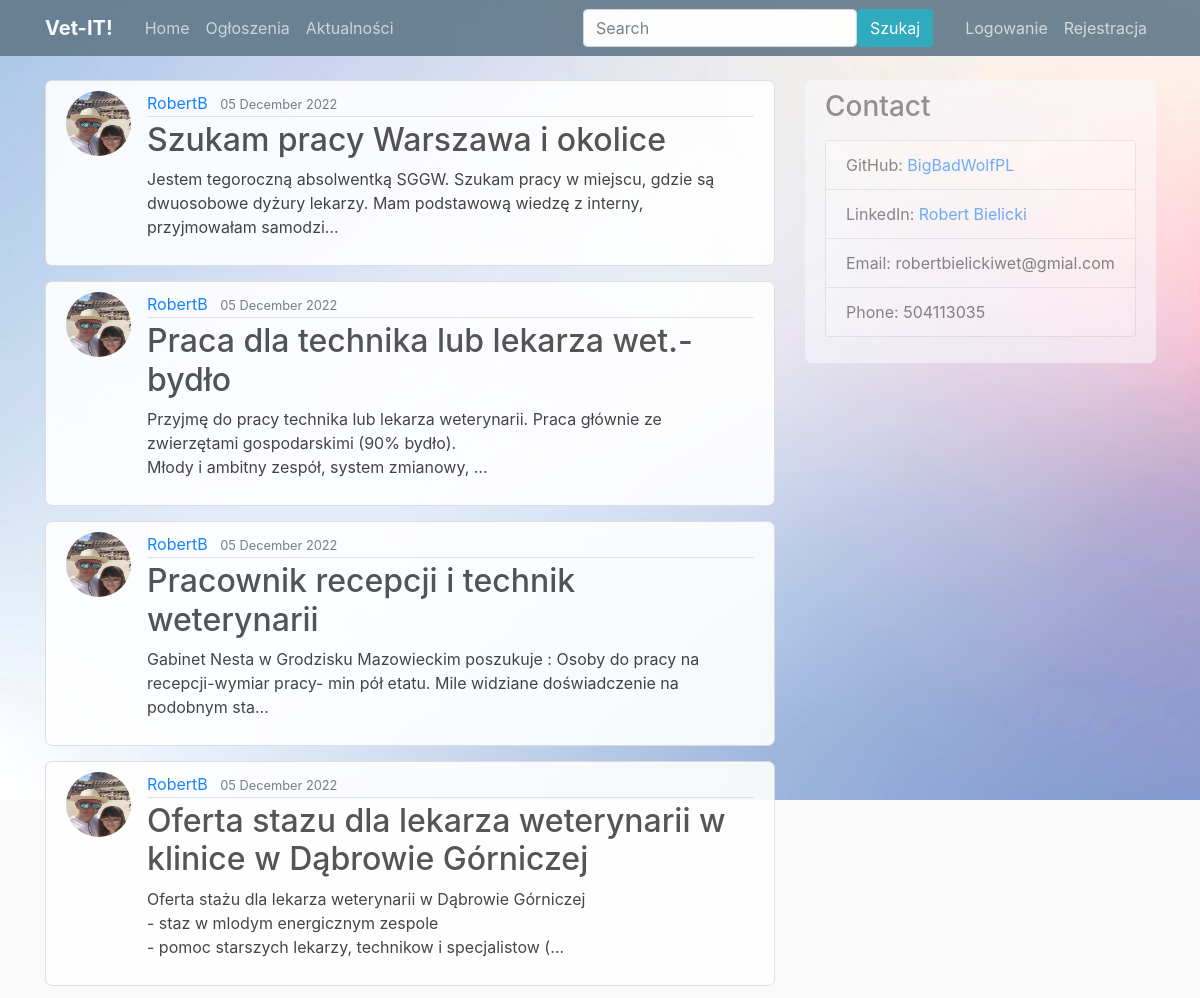
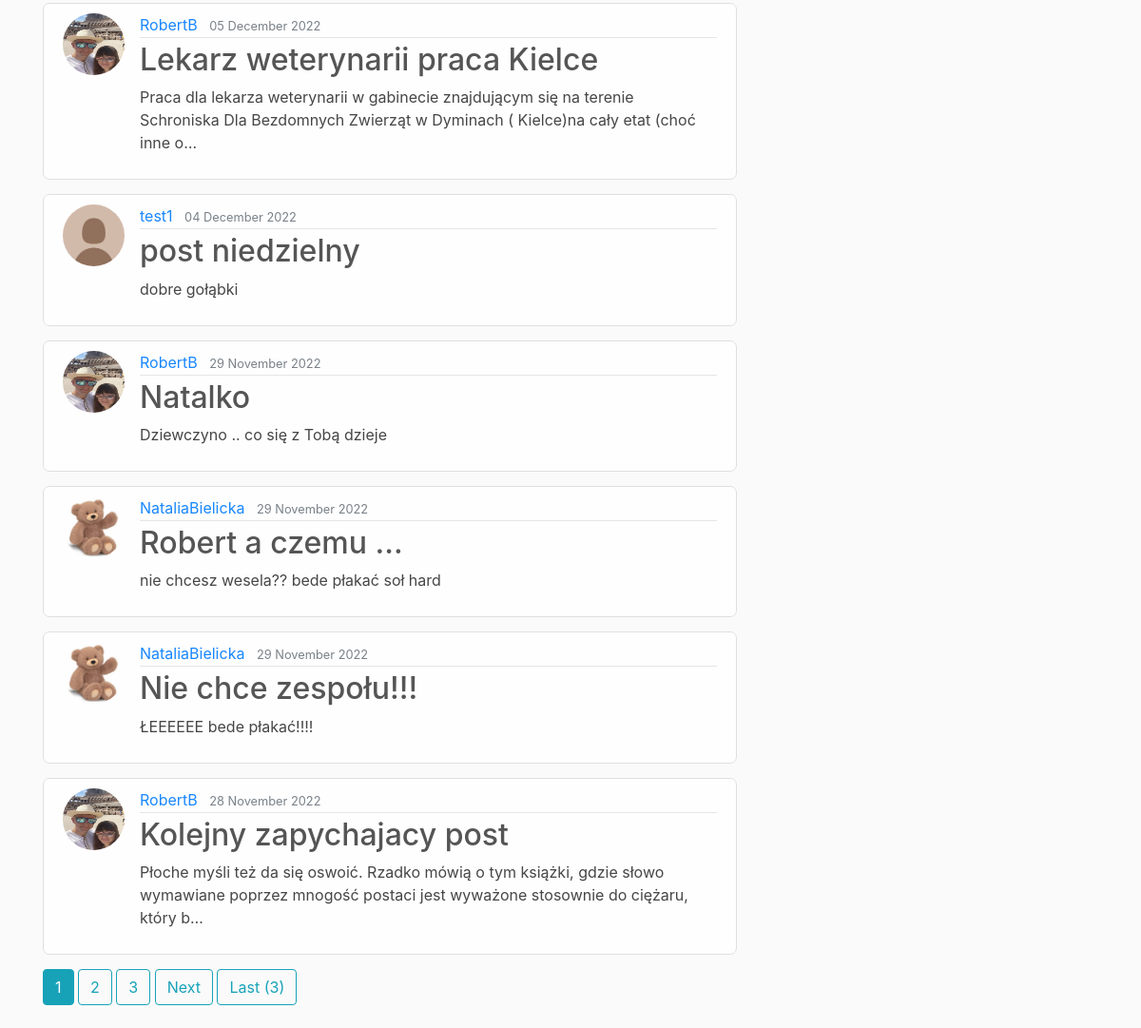
Before: / with the older database file (2 pictures, top to bottom).
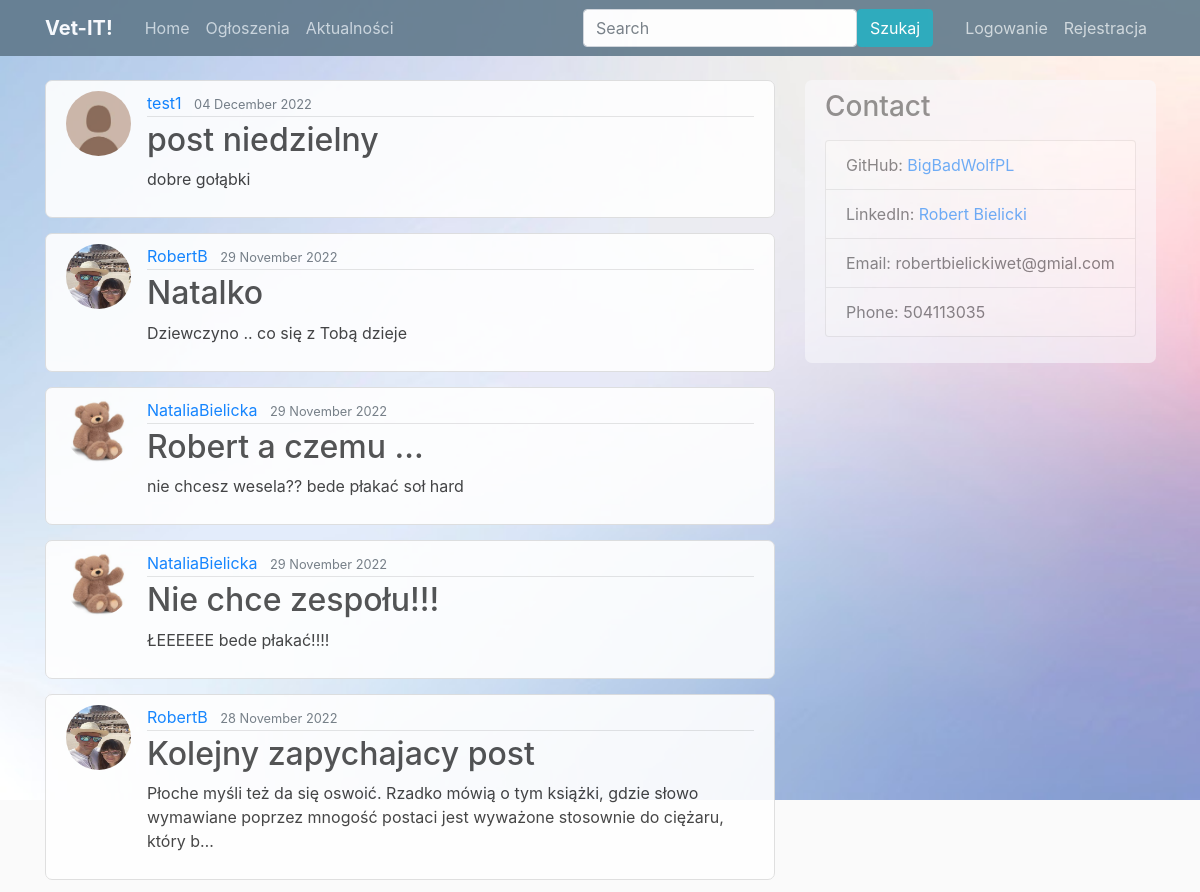
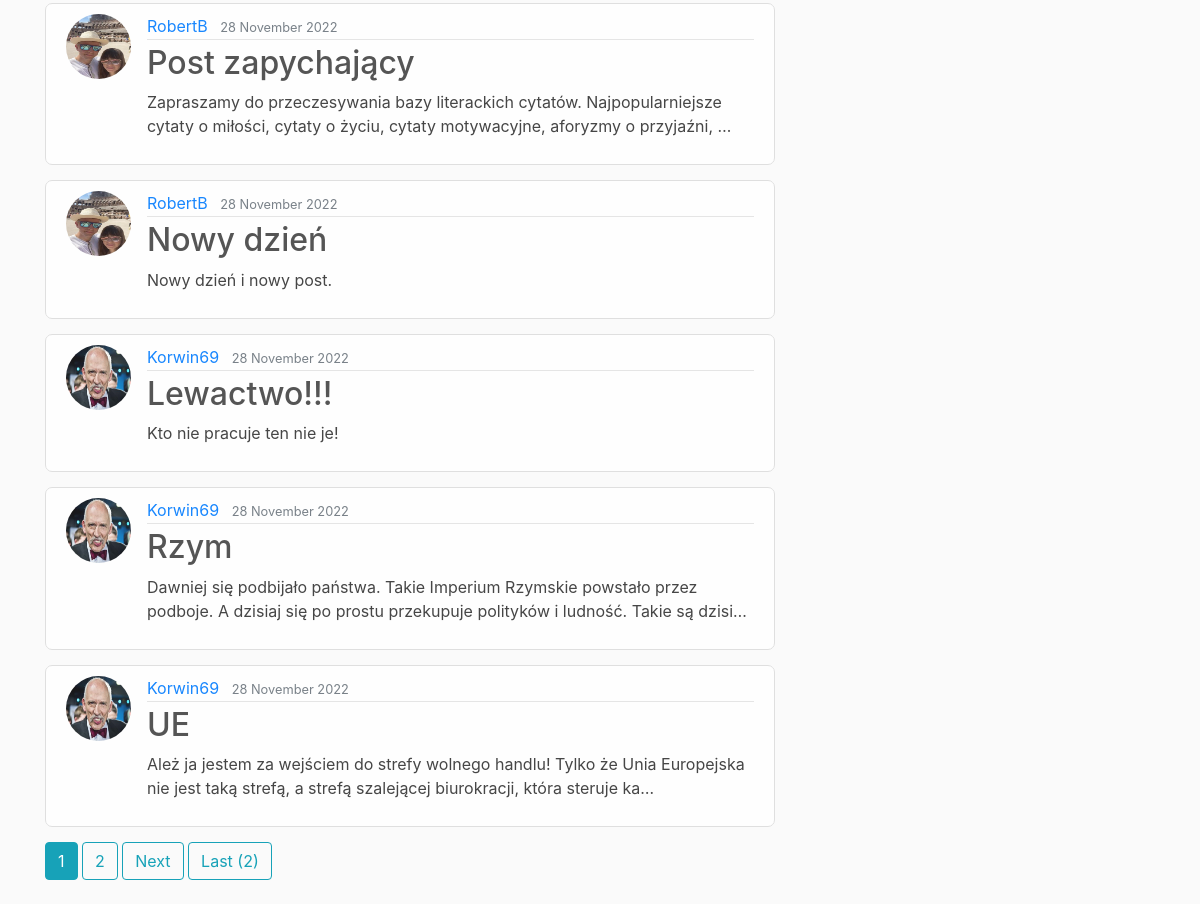
After: the same page with the newer database file (2 pictures, top to bottom).
### blog/models.py (models this page shows, shortened)
class Post(models.Model):
    title = models.CharField(max_length=100)
    content = models.TextField()
    date_posted = models.DateTimeField(default=timezone.now)
    author = models.ForeignKey(User, on_delete=models.CASCADE)

### users/models.py (models this page shows, shortened)
class Profile(models.Model):
    user = models.OneToOneField(User, on_delete=models.CASCADE)
    image = models.ImageField(default='default.jpg', upload_to='profile_pics')

### blog/views.py (the view)
# urls.py: path('', views.PostListView.as_view(), name='blog-home'),                         # views.home
class PostListView(ListView):
    model = Post                                              # <----------
    template_name = 'blog/home.html'                          # blog/post_list.html (error domyslna nazwa templatu post_list)  <app>/<model>_<viewtype>.html
    context_object_name = 'posts'                             # domyslna nazwa obiektu to'object'
    ordering = ['-date_posted']                               # - zmiana kolejności
    paginate_by = 10

### blog/templates/blog/home.html (shortened to what this page needs)
{% extends "blog/base.html" %}
{% block content %}
    {% for post in posts %}
         <article class="media content-section">
          <img class="rounded-circle article-img" src="{{ post.author.profile.image.url }}">
             <div class="media-body">
               <div class="article-metadata">
                 <a class="mr-2" href="{% url 'user-posts' post.author.username %}">{{ post.author }}</a>
                 <small class="text-muted">{{ post.date_posted|date:"d F Y" }}</small>
               </div>
               <h2><a class="article-title" href="{% url 'post-detail' post.id %}">{{ post.title }}</a></h2>
               <p class="article-content">{{ post.content|truncatechars:150 }}</p>
             </div>
           </article>
    {% endfor %}
    {% if is_paginated %}
      {% for num in page_obj.paginator.page_range %}
        {% if page_obj.number == num %}
          <a class="btn btn-info mb-4" href="?{{ num }}"> {{ num }}</a>
        {% elif num > page_obj.number|add:'-3' and num < page_obj.number|add:'3' %}
          <a class="btn btn-outline-info mb-4" href="?{{ num }}"> {{ num }}</a>
        {% endif %}
      {% endfor %}
      {% if page_obj.has_next %}
      <a class="btn btn-outline-info mb-4" href="?page={{ page_obj.next_page_number }}">Next</a>
      <a class="btn btn-outline-info mb-4" href="?page= {{ page_obj.paginator.num_pages }}">Last ({{ page_obj.paginator.num_pages }})</a>
      {% endif %}
    {% endif %}
  {% endblock content %}

### blog/templates/blog/base.html (shortened to what this page needs)
{% load static %}
<!DOCTYPE html>
<html lang="pl">
<head>
    <link rel="stylesheet" href="https://cdn.jsdelivr.net/npm/bootstrap@4.0.0/dist/css/bootstrap.min.css">
    <link rel="stylesheet" type="text/css" href="{% static 'blog/main.css' %}">
</head>
<body>
    <header class="site-header">
        <nav class="navbar navbar-expand-md navbar-dark bg-steel fixed-top">
          <div class="container">
            <a class="navbar-brand mr-4" href="{% url 'blog-home' %}"><b>Vet-IT!</b></a>
            <div class="collapse navbar-collapse" id="navbarToggle">
              <div class="navbar-nav mr-auto">
                <a class="nav-item nav-link" href="{% url 'blog-home' %}">Home</a>
                <a class="nav-item nav-link" href="{% url 'blog-about' %}">Ogłoszenia</a>
                <a class="nav-item nav-link" href="{% url 'test' %}">Aktualności</a>
              </div>
              <div>
                <form class="d-flex" method="POST" action="{% url 'search' %}">
                  <input class="form-control me-2" type="search" placeholder="Search" aria-label="Search" name="searched">
                  <button class="btn btn-info mr-4" type="submit">Szukaj</button>
               </form>
              </div>
              <div class="navbar-nav">
                {% if user.is_authenticated %}
                <a class="nav-item nav-link" href="{% url 'post-create' %}">Dodaj ogłoszenie</a>
                <a class="nav-item nav-link" href="{% url 'users-profile' %}">Profil</a>
                <a class="nav-item nav-link" href="{% url 'users-logout' %}">Wyloguj</a>
                {% else %}
                <a class="nav-item nav-link" href="{% url 'users-login' %}">Logowanie</a>
                <a class="nav-item nav-link" href="{% url 'users-register' %}">Rejestracja</a>
                {% endif %}
              </div>
            </div>
          </div>
        </nav>
      </header>
      <main role="main" class="container">
        <div class="row">
          <div class="col-md-8">
            {% block content %}{% endblock %}
          </div>
          <div class="col-md-4">
            <div class="content-section2">
              <h3>Contact</h3>
              <p class='text-muted'>
                <ul class="list-group">
                  <li class="list-group-item">GitHub: <a href="https://github.com/BigBadWolfPL">BigBadWolfPL</a></li>
                  <li class="list-group-item">LinkedIn: <a href="https://www.linkedin.com/in/robert-bielicki-ba17b7252/">Robert Bielicki</a></li>
                  <li class="list-group-item">Email: robertbielickiwet@gmial.com</li>
                  <li class="list-group-item">Phone: 504113035</li>
                </ul>
              </p>
            </div>
          </div>
        </div>
      </main>
</body>
</html>

### blog/static/blog/main.css (style rules this page uses)
body { background: #fafafa; color: #333333; margin-top: 5rem; background-image: url("/../media/bac.jpg"); background-size: 100%; background-repeat: no-repeat; }
h1, h2, h3, h4, h5, h6 { color: #444444; }
ul { margin: 0; }
.bg-steel { background-color: #5f788a; opacity: 89%; }
.site-header .navbar-nav .nav-link { color: #cbd5db; }
.content-section { background: #ffffff; padding: 10px 20px; border: 1px solid #dddddd; border-radius: 7px; margin-bottom: 15px; opacity: 90%; }
.content-section2 { background: #f9fafd; padding: 10px 20px; border-style: inherit; border-radius: 7px; margin-bottom: 15px; opacity: 55%; position: fixed; }
.article-title { color: #444444; }
.article-content { white-space: pre-line; }
.article-img { height: 65px; width: 65px; margin-right: 16px; }
.article-metadata { padding-bottom: 1px; margin-bottom: 4px; border-bottom: 1px solid #e3e3e3 }

Changed rows visible on the page:
removed Post: author.profile.image (picture), author "RobertB", date_posted "05 December 2022", title "Szukam pracy Warszawa i okolice", content "Jestem tegoroczną absolwentką SGGW. Szukam pracy w miejscu, gdzie są dwuosobowe dyżury lekarzy. Mam podstawową wiedzę z interny, przyjmowałam samodzi…"
removed Post: author.profile.image (picture), author "RobertB", date_posted "05 December 2022", title "Praca dla technika lub lekarza wet.- bydło", content "Przyjmę do pracy technika lub lekarza weterynarii. Praca głównie ze zwierzętami gospodarskimi (90% bydło). Młody i ambitny zespół, system zmianowy, …"
removed Post: author.profile.image (picture), author "RobertB", date_posted "05 December 2022", title "Pracownik recepcji i technik weterynarii", content "Gabinet Nesta w Grodzisku Mazowieckim poszukuje : Osoby do pracy na recepcji-wymiar pracy- min pół etatu. Mile widziane doświadczenie na podobnym sta…"
removed Post: author.profile.image (picture), author "RobertB", date_posted "05 December 2022", title "Oferta stazu dla lekarza weterynarii w klinice w Dąbrowie Górniczej", content "Oferta stażu dla lekarza weterynarii w Dąbrowie Górniczej - staz w mlodym energicznym zespole - pomoc starszych lekarzy, technikow i specjalistow (…"
removed Post: author.profile.image (picture), author "RobertB", date_posted "05 December 2022", title "Lekarz weterynarii praca Kielce", content "Praca dla lekarza weterynarii w gabinecie znajdującym się na terenie Schroniska Dla Bezdomnych Zwierząt w Dyminach ( Kielce)na cały etat (choć inne o…"
now on this page (row unchanged): Post: author.profile.image (picture), author "RobertB", date_posted "28 November 2022", title "Post zapychający", content "Zapraszamy do przeczesywania bazy literackich cytatów. Najpopularniejsze cytaty o miłości, cytaty o życiu, cytaty motywacyjne, aforyzmy o przyjaźni, …"
now on this page (row unchanged): Post: author.profile.image (picture), author "RobertB", date_posted "28 November 2022", title "Nowy dzień", content "Nowy dzień i nowy post."
now on this page (row unchanged): Post: author.profile.image (picture), author "Korwin69", date_posted "28 November 2022", title "Lewactwo!!!", content "Kto nie pracuje ten nie je!"
now on this page (row unchanged): Post: author.profile.image (picture), author "Korwin69", date_posted "28 November 2022", title "Rzym", content "Dawniej się podbijało państwa. Takie Imperium Rzymskie powstało przez podboje. A dzisiaj się po prostu przekupuje polityków i ludność. Takie są dzisi…"
now on this page (row unchanged): Post: author.profile.image (picture), author "Korwin69", date_posted "28 November 2022", title "UE", content "Ależ ja jestem za wejściem do strefy wolnego handlu! Tylko że Unia Europejska nie jest taką strefą, a strefą szalejącej biurokracji, która steruje ka…"
Other visible differences:
{{ page_obj.paginator.num_pages }}: "3" → "2"
list line gone: "3"
